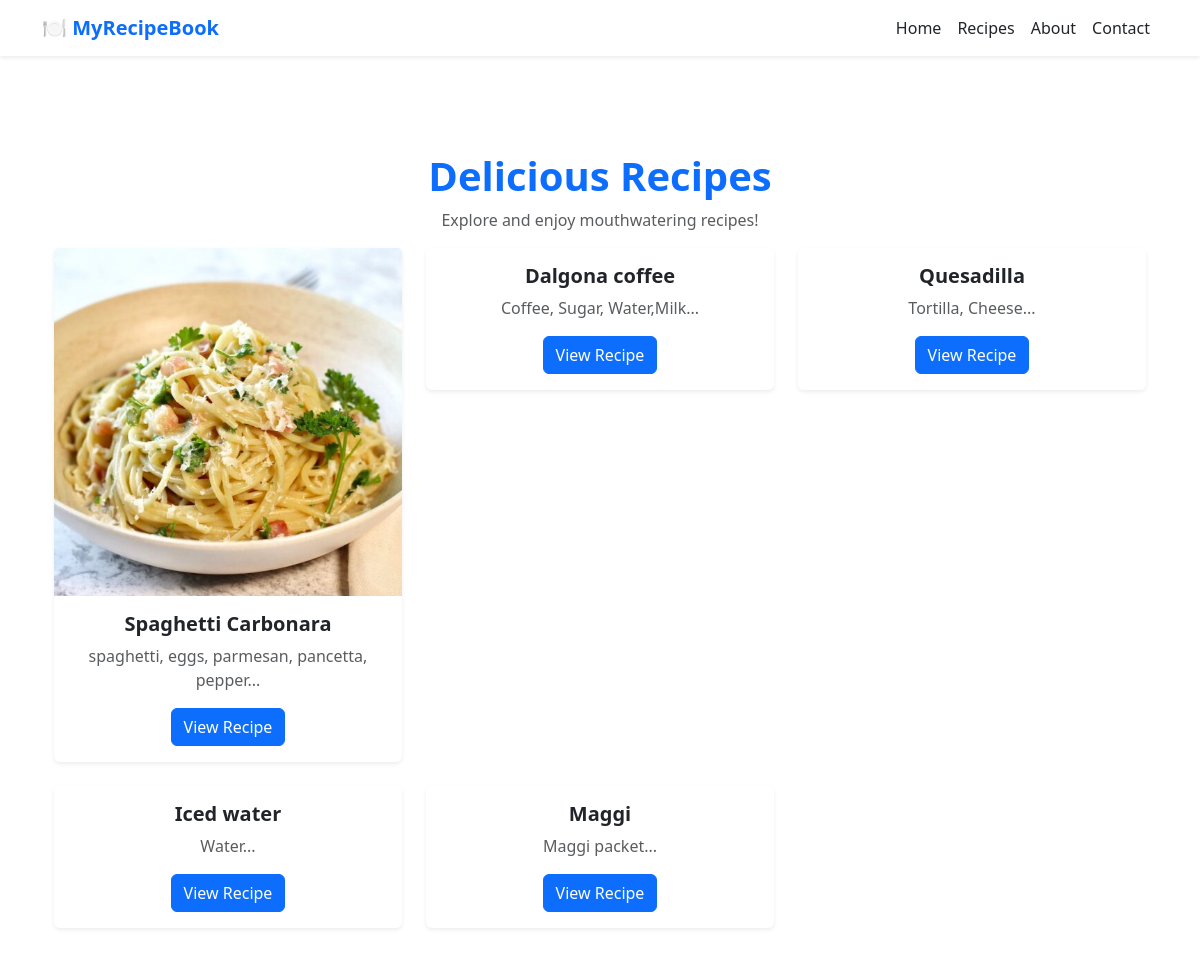
Page /recipes on the committed database.
### app/models.py (models this page shows)
class Recipe(db.Model):
    id = db.Column(db.Integer, primary_key=True)
    title = db.Column(db.String(100), nullable=False)
    ingredients = db.Column(db.Text, nullable=False)
    steps = db.Column(db.Text, nullable=False)
    is_premium = db.Column(db.Boolean, default=False)
    image_path = db.Column(db.String(255))  # Stores relative file path
    video_path = db.Column(db.String(255))  # Stores relative file path

### app/routes.py (the view)
@bp.route('/recipes')
def recipes():
    recipes = Recipe.query.filter_by(is_premium=False).all()  # Fetch non-premium recipes
    return render_template('recipes.html', recipes=recipes)

### app/templates/recipes.html
{% extends "base.html" %}
{% block content %}
<div class="container py-5">
    <h1 class="text-center fw-bold text-primary">Delicious Recipes</h1>
    <p class="text-center text-muted">Explore and enjoy mouthwatering recipes!</p>
    <div class="row">
        {% for recipe in recipes %}
        <div class="col-md-4 col-sm-6 mb-4">
            <div class="card shadow-sm border-0">
                {% if recipe.image_path %}
                <img src="{{ url_for('static', filename=recipe.image_path.replace('static/', '')) }}"
                     class="card-img-top" alt="{{ recipe.title }}">
                {% endif %}
                <div class="card-body text-center">
                    <h5 class="card-title fw-bold">{{ recipe.title }}</h5>
                    <p class="card-text text-muted">{{ recipe.ingredients[:100] }}...</p>
                    <a href="{{ url_for('routes.view_recipe', recipe_id=recipe.id) }}" class="btn btn-primary">
                        View Recipe
                    </a>
                </div>
            </div>
        </div>
        {% endfor %}
    </div>
</div>
{% endblock %}

### app/templates/base.html (shortened to what this page needs)
<!DOCTYPE html>
<html lang="en">
<head>
    <link href="https://cdn.jsdelivr.net/npm/bootstrap@5.3.0/dist/css/bootstrap.min.css" rel="stylesheet">
</head>
<body>
    <nav class="navbar navbar-expand-lg navbar-light bg-white shadow-sm">
        <div class="container">
            <a class="navbar-brand fw-bold text-primary" href="{{ url_for('routes.index') }}">🍽️ MyRecipeBook</a>
            <div class="collapse navbar-collapse" id="navbarNav">
                <ul class="navbar-nav ms-auto">
                    <li class="nav-item"><a class="nav-link text-dark" href="{{ url_for('routes.index') }}">Home</a></li>
                    <li class="nav-item"><a class="nav-link text-dark" href="{{ url_for('routes.recipes') }}">Recipes</a></li>
                    <li class="nav-item"><a class="nav-link text-dark" href="{{ url_for('routes.about') }}">About</a></li>
                    <li class="nav-item"><a class="nav-link text-dark" href="{{ url_for('routes.contact') }}">Contact</a></li>
                </ul>
            </div>
        </div>
    </nav>
    <div class="container my-5">
        {% block content %}{% endblock %}
    </div>
</body>
</html>

### rows in the picture
Recipe: image_path (picture), title "Spaghetti Carbonara", ingredients "spaghetti, eggs, parmesan, pancetta, pepper"
Recipe: title "Dalgona coffee", ingredients "Coffee, Sugar, Water,Milk"
Recipe: title "Quesadilla", ingredients "Tortilla, Cheese"
Recipe: title "Iced water", ingredients "Water"
Recipe: title "Maggi", ingredients "Maggi packet"
